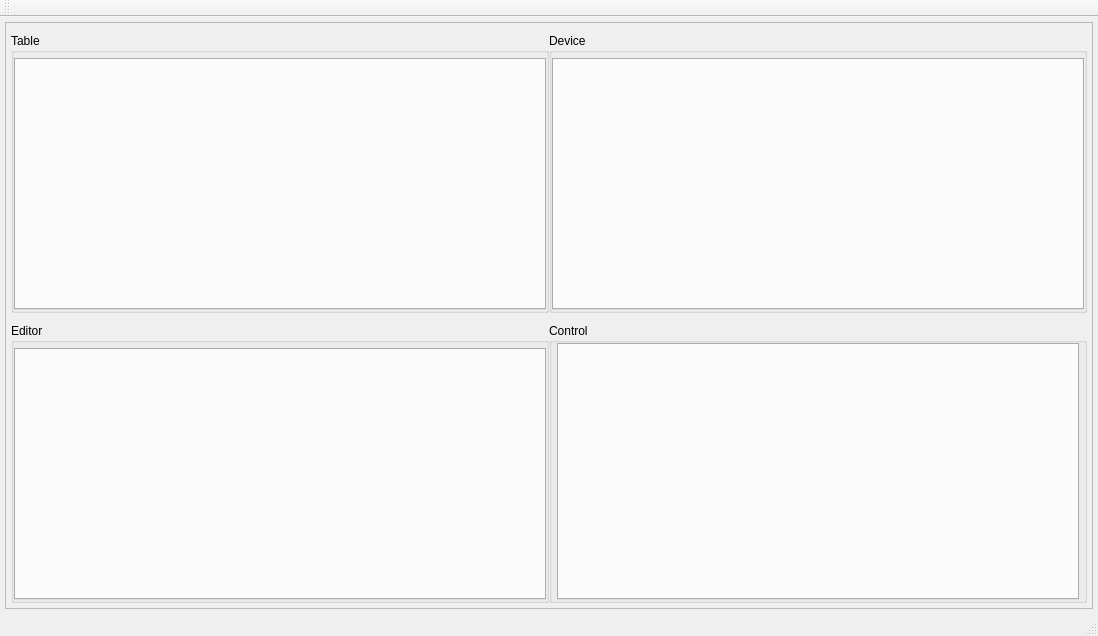
<?xml version="1.0" encoding="UTF-8"?>
<ui version="4.0">
 <class>MainWindow</class>
 <widget class="QMainWindow" name="MainWindow">
  <property name="geometry">
   <rect>
    <x>0</x>
    <y>0</y>
    <width>1098</width>
    <height>636</height>
   </rect>
  </property>
  <property name="windowTitle">
   <string>MainWindow</string>
  </property>
  <widget class="QWidget" name="centralWidget">
   <layout class="QGridLayout" name="centralGridLayout">
    <property name="leftMargin">
     <number>5</number>
    </property>
    <property name="topMargin">
     <number>5</number>
    </property>
    <property name="rightMargin">
     <number>5</number>
    </property>
    <property name="bottomMargin">
     <number>5</number>
    </property>
    <property name="spacing">
     <number>0</number>
    </property>
    <item row="0" column="1">
     <widget class="QScrollArea" name="scrollArea">
      <property name="widgetResizable">
       <bool>true</bool>
      </property>
      <widget class="QWidget" name="scrollAreaWidgetContents">
       <property name="geometry">
        <rect>
         <x>0</x>
         <y>0</y>
         <width>1086</width>
         <height>571</height>
        </rect>
       </property>
       <layout class="QGridLayout" name="scrollAreaGridLayout">
        <property name="leftMargin">
         <number>5</number>
        </property>
        <property name="topMargin">
         <number>10</number>
        </property>
        <property name="rightMargin">
         <number>5</number>
        </property>
        <property name="bottomMargin">
         <number>5</number>
        </property>
        <property name="horizontalSpacing">
         <number>0</number>
        </property>
        <property name="verticalSpacing">
         <number>10</number>
        </property>
        <item row="0" column="0">
         <widget class="QGroupBox" name="tableGroupBox">
          <property name="title">
           <string>Table</string>
          </property>
          <layout class="QGridLayout" name="tableGridLayout">
           <property name="leftMargin">
            <number>0</number>
           </property>
           <property name="topMargin">
            <number>5</number>
           </property>
           <property name="rightMargin">
            <number>0</number>
           </property>
           <property name="bottomMargin">
            <number>0</number>
           </property>
           <property name="spacing">
            <number>0</number>
           </property>
           <item row="0" column="1">
            <widget class="QTabWidget" name="tableTabWidget"/>
           </item>
           <item row="1" column="1">
            <widget class="QWidget" name="tableButtonWidget" native="true"/>
           </item>
          </layout>
         </widget>
        </item>
        <item row="0" column="1">
         <widget class="QGroupBox" name="deviceGroupBox">
          <property name="title">
           <string>Device</string>
          </property>
          <layout class="QGridLayout" name="deviceGridLayout">
           <property name="leftMargin">
            <number>0</number>
           </property>
           <property name="topMargin">
            <number>5</number>
           </property>
           <property name="rightMargin">
            <number>0</number>
           </property>
           <property name="bottomMargin">
            <number>0</number>
           </property>
           <property name="spacing">
            <number>0</number>
           </property>
           <item row="0" column="0">
            <widget class="QTabWidget" name="deviceTabWidget"/>
           </item>
          </layout>
         </widget>
        </item>
        <item row="1" column="0">
         <widget class="QGroupBox" name="editorGroupBox">
          <property name="title">
           <string>Editor</string>
          </property>
          <layout class="QGridLayout" name="editorGridLayout">
           <property name="leftMargin">
            <number>0</number>
           </property>
           <property name="topMargin">
            <number>5</number>
           </property>
           <property name="rightMargin">
            <number>0</number>
           </property>
           <property name="bottomMargin">
            <number>0</number>
           </property>
           <property name="spacing">
            <number>0</number>
           </property>
           <item row="0" column="0">
            <widget class="QTabWidget" name="editorTabWidget"/>
           </item>
          </layout>
         </widget>
        </item>
        <item row="1" column="1">
         <widget class="QGroupBox" name="controlGroupBox">
          <property name="title">
           <string>Control</string>
          </property>
          <layout class="QGridLayout" name="gridLayout">
           <property name="leftMargin">
            <number>5</number>
           </property>
           <property name="topMargin">
            <number>0</number>
           </property>
           <property name="rightMargin">
            <number>5</number>
           </property>
           <property name="bottomMargin">
            <number>0</number>
           </property>
           <property name="spacing">
            <number>0</number>
           </property>
           <item row="0" column="1">
            <widget class="QTabWidget" name="controlTabWidget"/>
           </item>
           <item row="0" column="0">
            <widget class="QWidget" name="controlStatusWidget" native="true"/>
           </item>
          </layout>
         </widget>
        </item>
       </layout>
      </widget>
     </widget>
    </item>
   </layout>
  </widget>
  <widget class="QMenuBar" name="menuBar">
   <property name="geometry">
    <rect>
     <x>0</x>
     <y>0</y>
     <width>1098</width>
     <height>21</height>
    </rect>
   </property>
  </widget>
  <widget class="QToolBar" name="mainToolBar">
   <attribute name="toolBarArea">
    <enum>TopToolBarArea</enum>
   </attribute>
   <attribute name="toolBarBreak">
    <bool>false</bool>
   </attribute>
  </widget>
  <widget class="QStatusBar" name="statusBar"/>
 </widget>
 <layoutdefault spacing="6" margin="11"/>
 <resources/>
 <connections/>
</ui>
